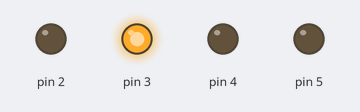
A sketch run on a simulated Arduino Uno, built with avr-gcc and run on an emulated ATmega328P. Shown: output pins drawn as LEDs (lit = HIGH).

Above: at 0.1 s.
Timing chart, 0 to 1.6 s (numbered marks = the images above):
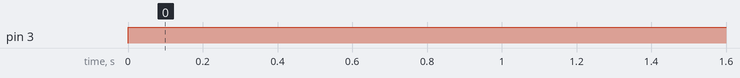

Measured:
- by itself, pin 3: LOW → HIGH at 0.00 s

The sketch:

kmap.ino
```cpp
#include <Arduino.h>
int Z=0,Y=0,X=0,W=1;
int D,C,B,A;

//Code released under GNU GPL.  Free to use for anything.
void disp_7447(int D, int C, int B, int A)
{
  digitalWrite(2, A); //LSB
  digitalWrite(3, B);
  digitalWrite(4, C);
  digitalWrite(5, D); //MSB

}
// the setup function runs once when you press reset or power the board
void setup() {
    pinMode(2, OUTPUT);
    pinMode(3, OUTPUT);
    pinMode(4, OUTPUT);
    pinMode(5, OUTPUT);
}

// the loop function runs over and over again forever
void loop() {
  A=(!W&&!Z)||(!W&&!X&&!Y);
  B=(W&&!X&&!Z)||(!W&&X&&!Z);
  C=(W&&X&&!Y&&!Z)||(!X&&Y&&!Z)||(!W&&Y&&!Z);
  D = (W&&X&&Y&&!Z)||(!W&&!X&&!Y&&Z);

disp_7447(D,C,B,A);
}
//&& is the AND operation
// || is the OR operation
// ! is the NOT operation
```
